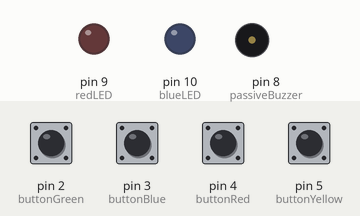
A sketch run on a simulated Arduino Uno, built with avr-gcc and run on an emulated ATmega328P. Parts: output pins drawn as LEDs (lit = HIGH), buzzer (waves = sounding). Dashed ring = blinking. The test bench sets the inputs (shaded band); at power-on: pin 2 (buttonGreen), pin 3 (buttonBlue), pin 4 (buttonRed), pin 5 (buttonYellow) LOW.

Above: at 1.2 s.
1.3 s: pin 2 (buttonGreen) pulled HIGH for 0.15 s
At 1.7 s:
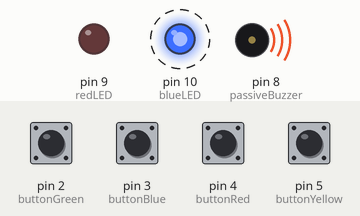
4.4 s: pin 5 (buttonYellow) pulled HIGH for 0.15 s
At 4.8 s:
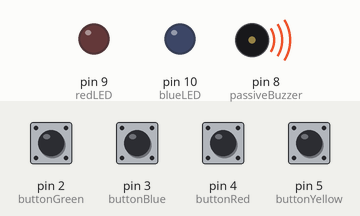
7.1 s: pin 3 (buttonBlue) pulled HIGH for 0.15 s
At 7.27 s:
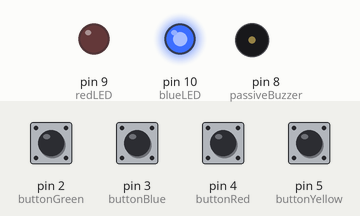
8.9 s: pin 2 (buttonGreen) pulled HIGH for 1 s
At 9.8 s:
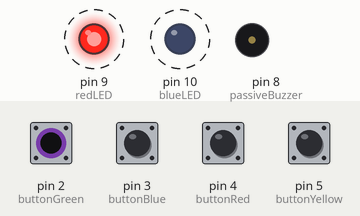
Timing chart, 0 to 12.4 s (numbered marks = the images above; inputs shaded):
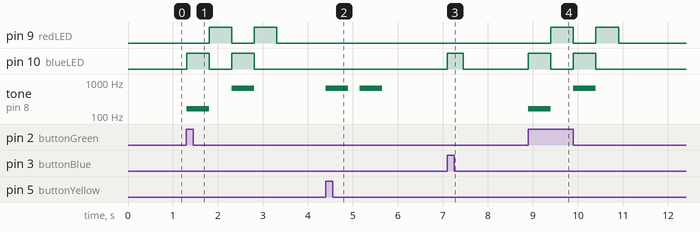

Measured:
- after the input at 1.3 s, pin 9 (redLED): alternates HIGH for 0.50 s and LOW for 0.50 s, 4 changes in all, then stays LOW, starting after 0.50 s; pin 10 (blueLED): alternates HIGH for 0.50 s and LOW for 0.50 s, 4 changes in all, then stays LOW, starting at once
- after the input at 4.4 s, tone on pin 8 (passiveBuzzer): alternates 659 Hz for 0.50 s and silent for 0.25 s, 4 changes in all, then stays silent, starting at once
- after the input at 7.1 s, pin 10 (blueLED): LOW → HIGH at once, → LOW 0.35 s later
- after the input at 8.9 s, pin 9 (redLED): alternates HIGH for 0.50 s and LOW for 0.50 s, 4 changes in all, then stays LOW, starting after 0.50 s; pin 10 (blueLED): alternates HIGH for 0.50 s and LOW for 0.50 s, 4 changes in all, then stays LOW, starting at once

The sketch:

fliegenklatschengriff.ino
```cpp
//Used for buzzer sound
#include "pitches.h"

//LEDs for flash light
int blueLED = 10;
int redLED = 9;
//Buzzer as sound module
int passiveBuzzer = 8;
//Buttons to control functionality
int buttonGreen = 2;
int buttonBlue = 3;
int buttonRed = 4;
int buttonYellow = 5;

int ledArray[] = {blueLED, redLED};

int sirene[] = {NOTE_E3, 0, NOTE_E5, 0};
int toneDuration = 500;

void setup() {
  // put your setup code here, to run once:
  pinMode(blueLED, OUTPUT);
  pinMode(redLED, OUTPUT);
  pinMode(passiveBuzzer, OUTPUT);
  pinMode(buttonGreen, INPUT);
  pinMode(buttonBlue, INPUT);
  pinMode(buttonRed, INPUT);
  pinMode(buttonYellow, INPUT);
}

void loop() {
  // put your main code here, to run repeatedly:

  //green button controls sirene incl. flashing lights
  if (digitalRead(buttonGreen) == HIGH)
  {
    for (int i = 0; i < 4; i++) {
      digitalWrite(ledArray[i % 2], HIGH);
      digitalWrite(ledArray[abs(i % 2 - 1)], LOW);
      tone(passiveBuzzer, sirene[i], toneDuration);

      delay(500);
    }

  //blue button controls blue LED
  } else if (digitalRead(buttonBlue) == HIGH) {
    digitalWrite(blueLED, HIGH);
    delay(350);
    digitalWrite(blueLED, LOW);
    delay(350);
  //red button controls red LED
  } else if (digitalRead(buttonRed) == HIGH) {
    digitalWrite(redLED, HIGH);
    delay(350);
    digitalWrite(redLED, LOW);
    delay(350);

  //Pressing yellow button leads to "meep meep"
  }else if (digitalRead(buttonYellow) == HIGH) {
    tone(passiveBuzzer, NOTE_E5, toneDuration);
    delay(500);
    tone(passiveBuzzer, 0, toneDuration);
    delay(250);
    tone(passiveBuzzer, NOTE_E5, toneDuration);
    delay(500);
    tone(passiveBuzzer, 0, toneDuration);
    delay(500);
  }
  //reset afterwards
  digitalWrite(blueLED, LOW);
  digitalWrite(redLED, LOW);
}
```
